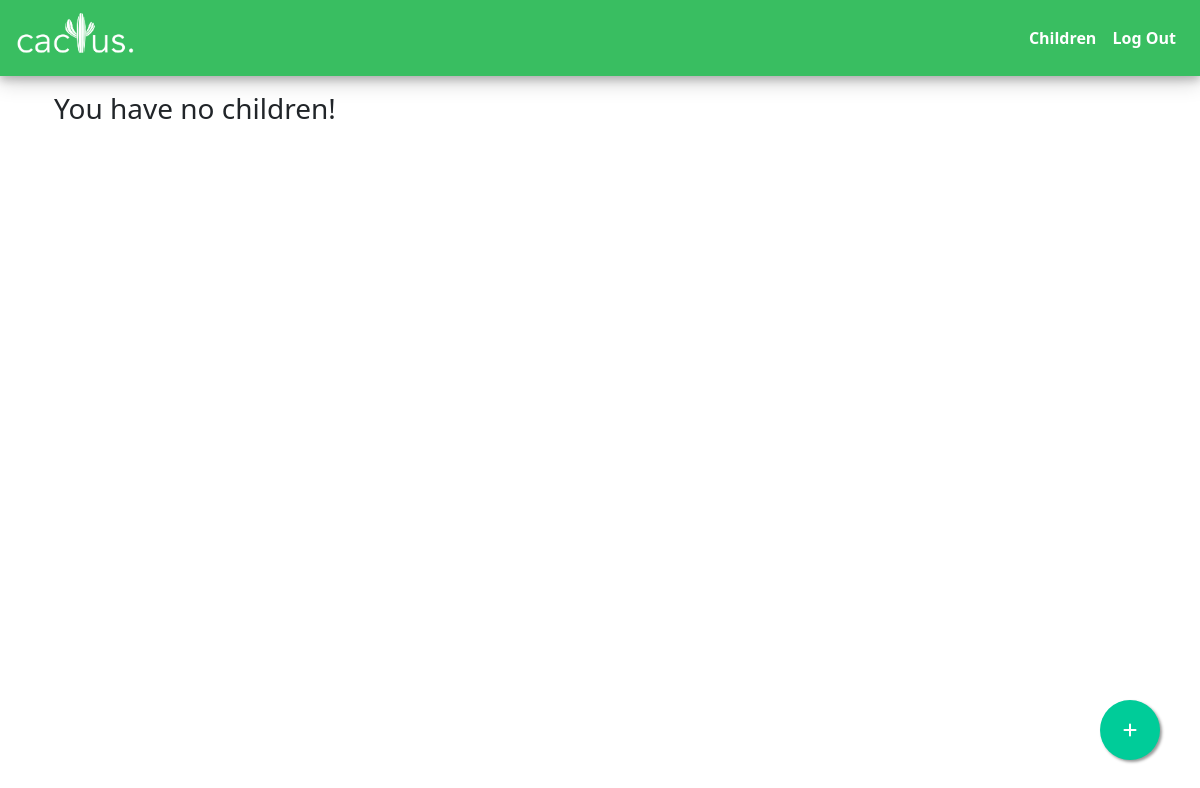
Page /kids (signed in) on the earlier database version.
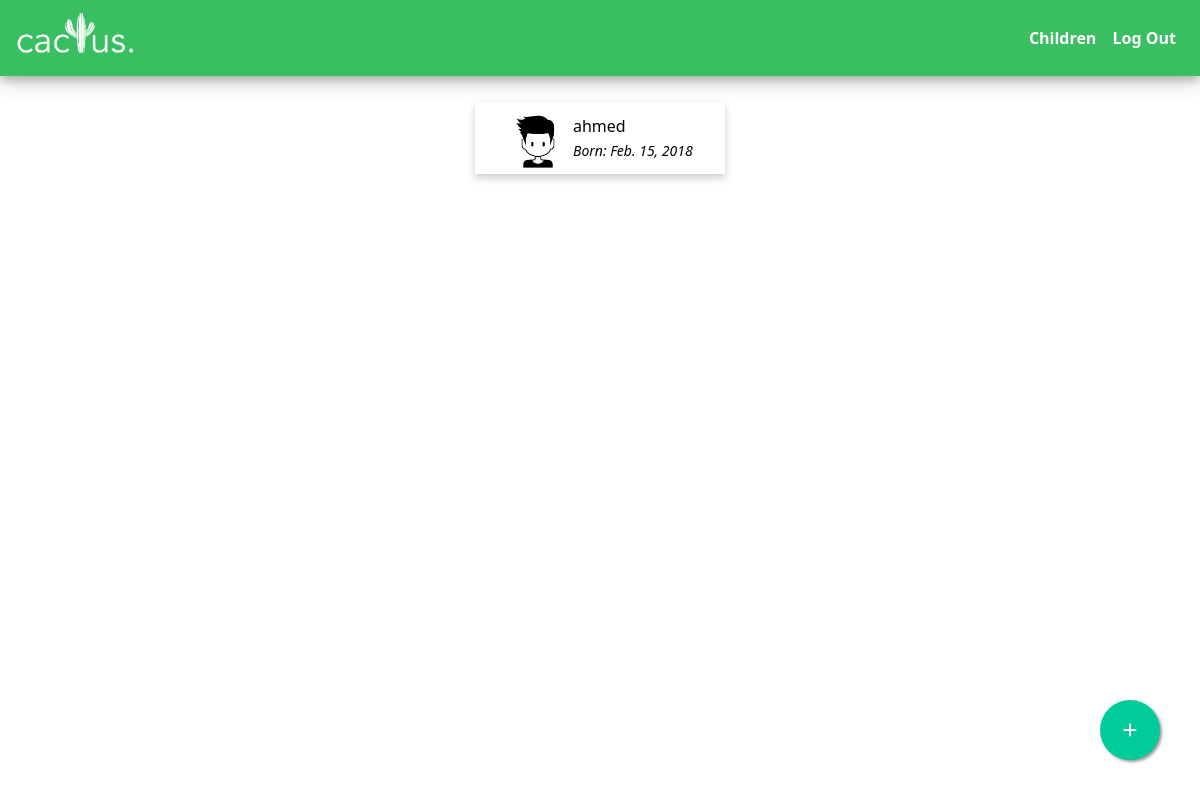
Same page on the later database version.
### cactusApp/models.py (models this page shows, shortened)
class Child(models.Model):
    name = models.CharField(max_length=64)
    gender = models.CharField(max_length=5)
    birthday = models.DateField()
    user = models.ForeignKey(User, on_delete=models.CASCADE)

### cactusApp/views.py (the view)
# urls.py: path("kids", views.kids, name='kids'),
def kids(request):
    if not request.user.is_authenticated:
        return HttpResponseRedirect(reverse("home"))
    kids = Child.objects.filter(user=request.user)
    context = {
        'kids': kids,
    }
    return render(request, 'cactusApp/child.html', context)

### cactusApp/templates/cactusApp/child.html (shortened to what this page needs)
{% extends "cactusApp/base.html" %}
{% load static %}
{% block body %}
<div class="container">
    <div class="child-wrraper mt-10 row justify-content-md-center">
        {% if not kids %}
        <h3>You have no children!</h3>
        {% endif %}
        {% for i in kids %}
        <div class="child-card col-6 col-md-4">
            <a href="{% url 'kid' i.id %}">
                <div class="card-container">
                    {% if i.gender == 'boy'%}
                        <img src="{% static 'img/boy.png' %}" alt="">
                    {% else %}
                        <img src="{% static 'img/girl.png' %}" alt="">
                    {% endif %}
                    <div class="child-info">
                        <span class="my-2">{{i.name}}</span><br>
                        <span class="my-2 small born">Born: {{i.birthday}}</span>
                    </div>
                  </div>
            </a>
        </div>
        {% endfor %}
    </div>
    <a href="{% url 'index' %}" class="float">
        <i class="fa fa-plus my-float"></i>
    </a>
</div>
{% endblock %}

### cactusApp/templates/cactusApp/base.html (shortened to what this page needs)
{% load static %}
<!doctype html>
<html lang="en">
  <head>
    <link href="https://cdn.jsdelivr.net/npm/bootstrap@5.0.0-beta3/dist/css/bootstrap.min.css" rel="stylesheet">
    <link rel="stylesheet" href="https://cdnjs.cloudflare.com/ajax/libs/font-awesome/4.7.0/css/font-awesome.min.css">
    <link href="{% static 'style/main.css' %}" rel="stylesheet">
  </head>
  <body>
      {% if request.user.is_authenticated %}
      <nav class="navbar" style="background-color: #39BE61;">
        <a class="navbar-brand" href="#">
          <img class="logo-img" src="{% static 'img/Logo2.png'%}" alt="">
        </a>
        <div class="nav-content">
            <span class="navbar-text">
              <a href="{% url 'kids' %}">Children</a>
            </span>
            <span class="navbar-text">
              <a  href="{% url 'logout' %}">Log Out</a>
            </span>
        </div>
      </nav>
      {% endif %}
      <div class="">
            {% block body %}{% endblock %}
       </div>
  </body>
</html>

### cactusApp/static/style/main.css (style rules this page uses)
body { overflow-x: hidden; }
img { width: 320px; height: 150px; }
.card-container { padding: 2px 16px; }
.child-wrraper { width: 100%; margin: 0 auto; margin-top: 16px; }
.child-card { box-shadow: 0 4px 8px 0 rgba(0,0,0,0.2); transition: 0.3s; width: 250px; display: inline-block; margin: 10px; }
.child-card img { width: 70px; height: 70px; display: inline; float: left; padding: 5px; }
a { text-decoration: none; }
.born { color: grey; font-style: italic; }
.child-info { float: left padding: 5px; margin-top: 10px; margin-left: 10px; }
.child-info span { color: black; }
.float { position:fixed; width:60px; height:60px; bottom:40px; right:40px; background-color:#0C9; color:#FFF; border-radius:50px; text-align:center; box-shadow: 2px 2px 3px #999; z-index: 10; }
.my-float { margin-top:22px; }
.logo-img { width: 120px; height: 50px; margin-left: 16px; }
.nav-content, .nav-content a { margin-right: 12px; }
.nav-content a { color: white; font-weight: bold; text-decoration: none; }
.navbar { box-shadow: 0 4px 8px 0 rgba(0, 0, 0, 0.2), 0 6px 20px 0 rgba(0, 0, 0, 0.19); }

Differences in the rows shown:
added Child: name "ahmed", birthday "Feb. 15, 2018"
Other differences:
text no longer shown: "You have no children!"
